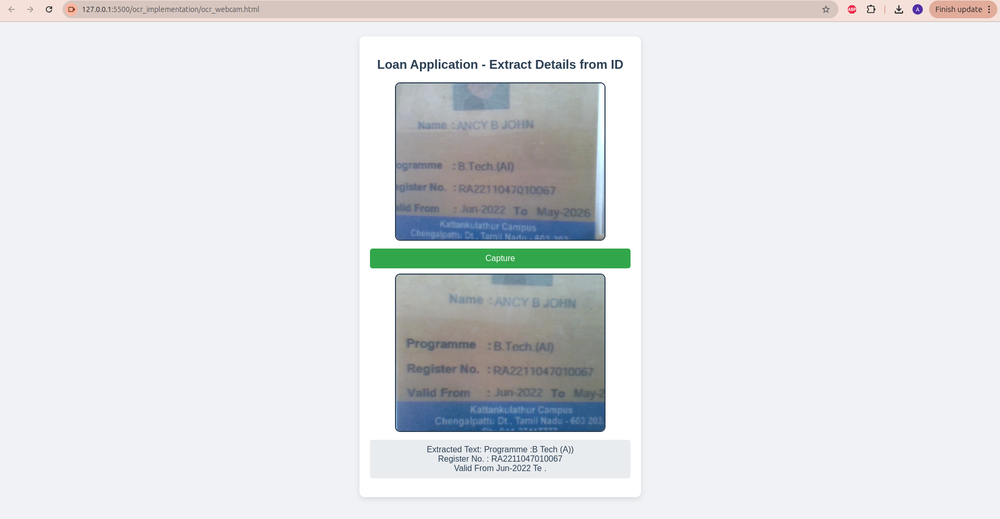
#> input picture ocr_implementation/ocr_extraction.png, 1000 x 519 px, shrunk from 1919 x 996 before the run
$ python -i ocr.py   (imports and definitions only)
#> lines starting #> are read from the running program, lines starting #| are printed output that depends on the picture; after the words box and inside, x2 and y2 are one past the last pixel; in counts of white or black regions, pixels touching at a corner belong together
import pytesseract
from PIL import Image
import cv2
import numpy as np
import re
import sys

# Document-specific extraction patterns
PATTERNS = {
    "aadhaar": {
        "aadhaar_number": r"\d{4}\s\d{4}\s\d{4}",
        "name": r"(?:Name|नाम)[\s:]+([A-Za-z\s]+)",
        "dob": r"(?:DOB|Date of Birth|जन्म तिथि)[\s:]+(\d{2}/\d{2}/\d{4})",
        "gender": r"(?:MALE|FEMALE|Male|Female|पुरुष|महिला)"
    },
    "pan": {
        "pan_number": r"[A-Z]{5}\d{4}[A-Z]",
        "name": r"(?:Name|नाम)[\s:]+([A-Za-z\s]+)",
        "father_name": r"(?:Father|Father's Name|पिता)[\s:]+([A-Za-z\s]+)",
        "dob": r"(?:DOB|Date of Birth|जन्म तिथि)[\s:]+(\d{2}/\d{2}/\d{4})"
    },
    "salary_slip": {
        "name": r"(?:Employee Name|Name|Employee)[\s:]+([A-Za-z\s]+)",
        "employee_id": r"(?:Employee ID|EMP ID|ID)[\s:]+([A-Z0-9]+)",
        "basic_salary": r"(?:Basic|Basic Salary|Basic Pay)[\s:]*(?:Rs\.|₹|INR)?[\s]*(\d+,?\d+\.?\d*)",
        "net_pay": r"(?:Net Pay|Net Salary|Take Home|Total)[\s:]*(?:Rs\.|₹|INR)?[\s]*(\d+,?\d+\.?\d*)"
    }
}

def preprocess_image(image_path):
    """Preprocess image for better OCR results (handles rotation, noise, lighting)"""
#> called with image_path = 'ocr_extraction.png'
    img = cv2.imread(image_path)
#> img is the input picture: shape (519, 1000, 3); mean B, G, R 228.9, 226.9, 224.3

    if img is None:
        raise FileNotFoundError(f"Error: Unable to read image file '{image_path}'. Check the path.")

    # Convert to grayscale
    gray = cv2.cvtColor(img, cv2.COLOR_BGR2GRAY)
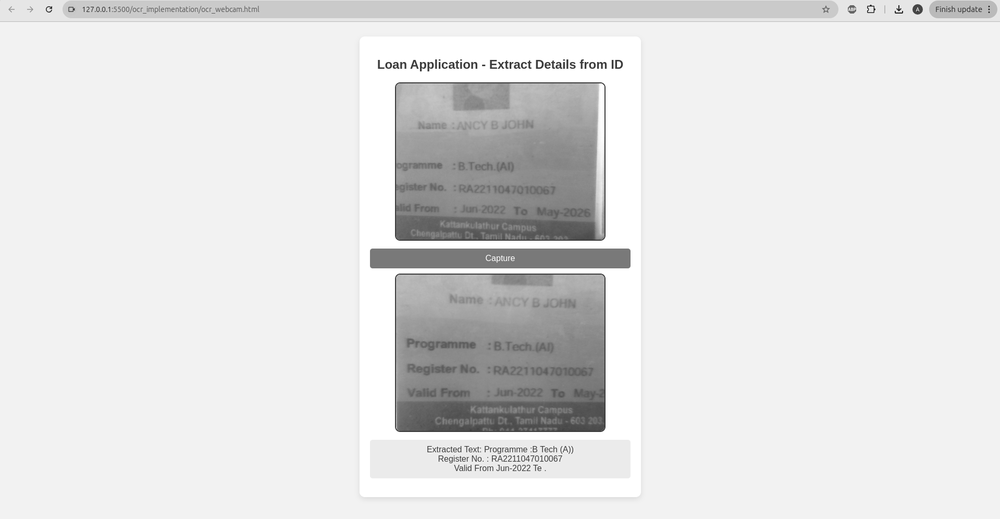
#> gray: shape (519, 1000); min 1, max 255, mean 226.5

    # Adaptive thresholding for better visibility under poor lighting
    thresh = cv2.adaptiveThreshold(gray, 255, cv2.ADAPTIVE_THRESH_GAUSSIAN_C, cv2.THRESH_BINARY, 11, 2)
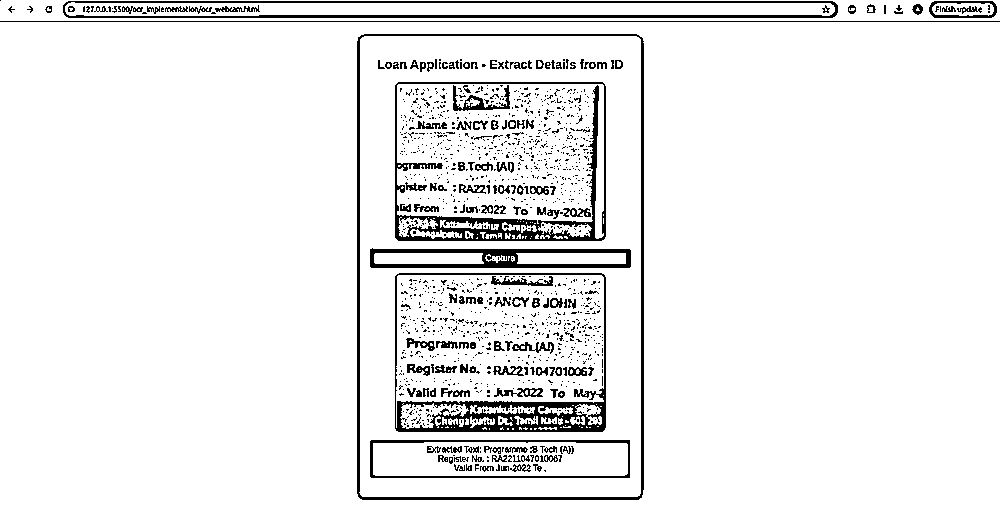
#> thresh: shape (519, 1000); 93.4% white; 1313 black regions (1154 under 20 px), largest, box (x1, y1, x2, y2) and area: (395, 273, 606, 432) 4644, (395, 82, 606, 241) 4550, (357, 34, 644, 500) 4149

    # Noise removal using morphology
    kernel = np.ones((1, 1), np.uint8)
    cleaned = cv2.morphologyEx(thresh, cv2.MORPH_CLOSE, kernel, iterations=1)

    # Detect and correct rotation
    rotated = correct_skew(cleaned)

    return rotated

def correct_skew(image):
    """Detect and correct skew in the image using Hough Line Transform"""
    edges = cv2.Canny(image, 50, 150, apertureSize=3)
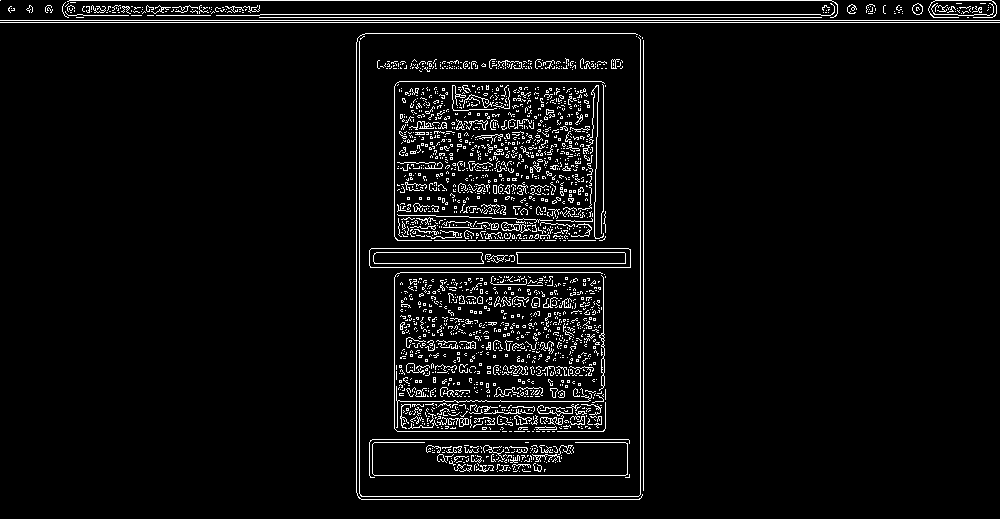
#> edges: shape (519, 1000); 5% white in thin lines or dots
    lines = cv2.HoughLinesP(edges, 1, np.pi / 180, threshold=100, minLineLength=50, maxLineGap=5)
#> lines = 31 rows, first 6: [0, 20, 999, 20], [0, 22, 999, 22], [69, 0, 831, 0], [260, 14, 820, 14], [259, 17, 821, 17], [356, 492, 356, 42]

    if lines is not None:
        angles = []
        for line in lines:
            x1, y1, x2, y2 = line[0]
            angle = np.arctan2(y2 - y1, x2 - x1) * 180 / np.pi
            angles.append(angle)
#> this loop made 31 passes
#> (x1, y1, x2, y2, angle) on passes 1 to 12: (0, 20, 999, 20, 0), (0, 22, 999, 22, 0), (69, 0, 831, 0, 0), (260, 14, 820, 14, 0), (259, 17, 821, 17, 0), (356, 492, 356, 42, -90), (643, 490, 643, 40, -90), (359, 498, 359, 36, -90), (640, 498, 640, 36, -90), (394, 428, 394, 277, -90), (358, 496, 641, 496, 0), (365, 33, 635, 33, 0)
#> after the loop, angles = 31 values, max 0 at index 0, min -90 at index 5, mean -17.42

        if angles:
            median_angle = np.median(angles)
#> median_angle = 0

            # Rotate the image to correct skew
            (h, w) = image.shape[:2]
#> h = 519; w = 1000
            center = (w // 2, h // 2)
#> center = (500, 259)
            rotation_matrix = cv2.getRotationMatrix2D(center, median_angle, 1.0)
#> rotation_matrix = [[1, 0, 0], [0, 1, 0]]
            rotated = cv2.warpAffine(image, rotation_matrix, (w, h), flags=cv2.INTER_CUBIC, borderMode=cv2.BORDER_REPLICATE)
            return rotated

    return image  # Return the original if no skew detected

def extract_fields(text, document_type):
    """Extract relevant fields based on document type"""
    extracted_fields = {}

    if document_type not in PATTERNS:
        print(f"Unsupported document type: {document_type}")
        return {}

    for field_name, pattern in PATTERNS[document_type].items():
        matches = re.search(pattern, text)
        if matches:
            extracted_fields[field_name] = matches.group(1).strip() if matches.groups() else matches.group(0).strip()

    return extracted_fields

# [34 lines not run here, left out]

# python ocr.py srm_id_front.jpeg aadhaar
# to run

>>> result = preprocess_image('ocr_extraction.png')
